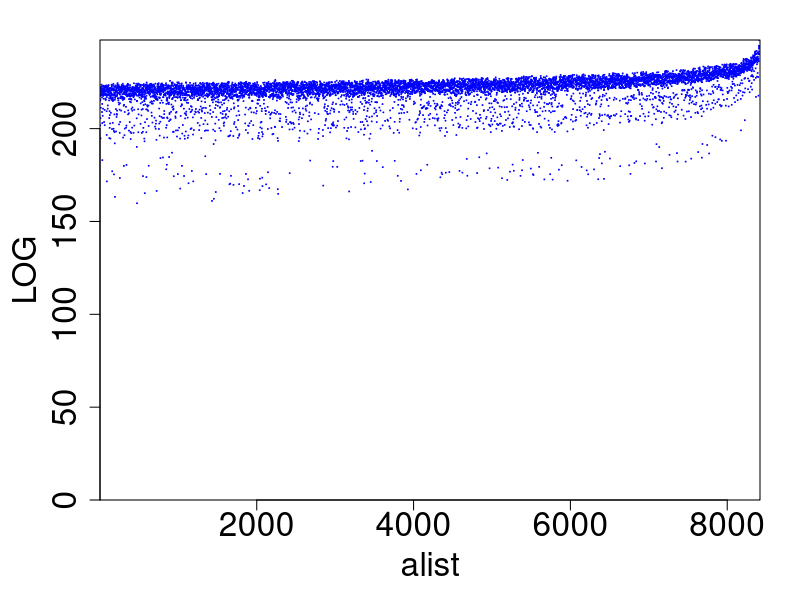
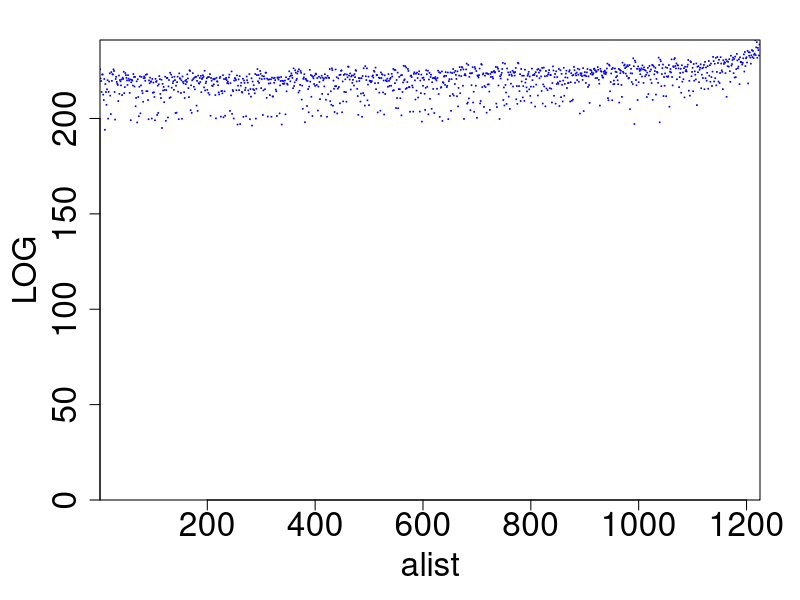
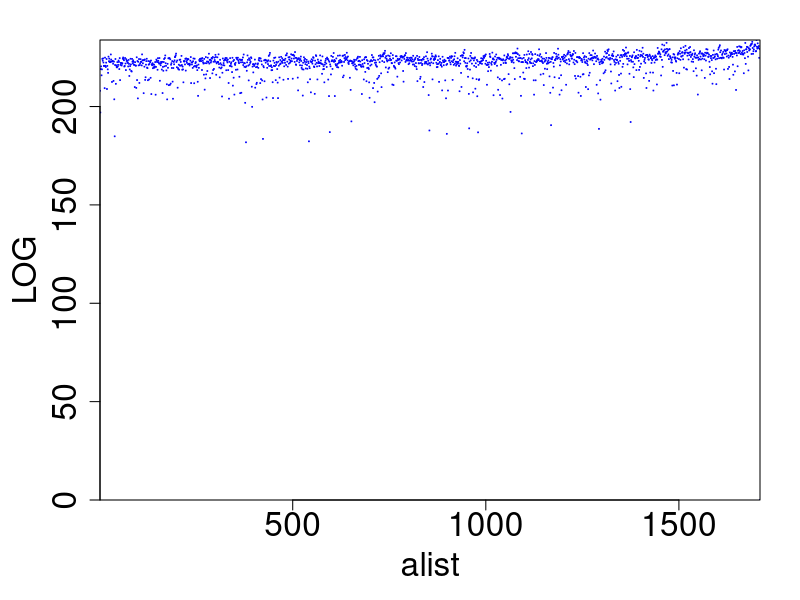
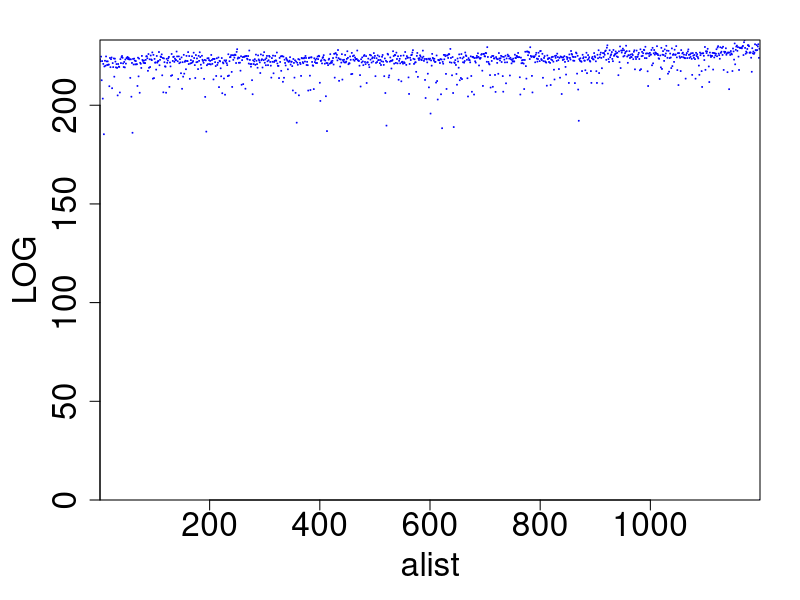

Here is the R script that generated these plots, in order:
nodes <- list(
  "START" = (function(x) 0),
  "A"= (function(x) if(x>700) 0 else 22-0.005*x),
  "B" = (function(x) if(x>700) 0 else 20 - 0.02*x),
  "C" = (function(x) if(x>700) 0 else 29 - 0.01*x),
  "D" = (function(x) if(x>700) 0 else 20 - 0.04*x),
  "E" = (function(x) if(x>700) 0 else 40 - 0.021*x),
  "F" = (function(x) if(x>700) 0 else 20 - 0.04*x),
  "G" = (function(x) if(x>700) 0 else 20 - 0.03*x),
  "H" = (function(x) if(x>700) 0 else 30 - 0.02*x),
  "I" = (function(x) if(x>700) 0 else 50 - 0.032*x)
  
)

edges <- list (
  "START" = list("A"= function(x) 15+0.0008*x*(700-x), "B"= function(x) 34+0.00052*x*(700-x), "E"= function(x) 33+0.00051*x*(700-x), "D"= function(x) 32+0.0002*x*(700-x),
                 "C"= function(x) 30+0.00053*x*(700-x), "G"= function(x) 30+0.0001*x*(720-x), "F"= function(x) 30+0.00032*x*(700-x),
                 "H"= function(x) 50+0.00001*x*(700-x), "I"= function(x) 30+0.0005*x*(740-x)),
  "A" = list("A"= function(x) 31+0.0015*x*(700-x), "B"= function(x) 32+0.0001*x*(712-x), "E"= function(x) 30+0.0005*x*(700-x), "D"= function(x) 30+0.0005*x*(700-x),
             "C"= function(x) 12+0.0003*x*(700-x), "G"= function(x) 20+0.0002*x*(640-x), "F"= function(x) 3+0.0025*x*(700-x),
             "H"= function(x) 33+0.0002*x*(720-x), "I"= function(x) 30+0.0005*x*(720-x)),
  "B" = list("A"= function(x) 20+0.0004*x*(700-x), "B"= function(x) 30+0.0005*x*(700-x), "E"= function(x) 23+0.0007*x*(700-x), "D"= function(x) 30+0.0005*x*(700-x),
             "C"= function(x) 30+0.00056*x*(700-x), "G"= function(x) 30+0.0015*x*(700-x), "F"= function(x) 31+0.0025*x*(700-x),
             "H"= function(x) 30+0.0001*x*(710-x), "I"= function(x) 30+0.0005*x*(550-x)),
  "C" = list("A"= function(x) 32+0.0015*x*(600-x), "B"= function(x) 33+0.0001*x*(700-x), "E"= function(x) 32+0.0025*x*(700-x), "D"= function(x) 30+0.0005*x*(700-x),
             "C"= function(x) 13+0.0005*x*(700-x), "G"= function(x) 32+0.0002*x*(800-x), "F"= function(x) 31+0.005*x*(700-x),
             "H"= function(x) 23+0.0005*x*(700-x), "I"= function(x) 30+0.0005*x*(700-x)),
  "D" = list("A"= function(x) 12+0.0005*x*(500-x), "B"= function(x) 20+0.0001*x*(490-x), "E"= function(x) 13+0.0002*x*(700-x), "D"= function(x) 30+0.0005*x*(700-x),
             "C"= function(x) 34+0.0003*x*(700-x), "G"= function(x) 10+0.0002*x*(700-x), "F"= function(x) 12+0.0001*x*(700-x),
             "H"= function(x) 12+0.0005*x*(700-x), "I"= function(x) 30+0.0005*x*(680-x)),
  "E" = list("A"= function(x) 30+0.0002*x*(700-x), "B"= function(x) 12+0.0005*x*(700-x), "E"= function(x) 33+0.0001*x*(700-x), "D"= function(x) 30+0.0005*x*(700-x),
             "C"= function(x) 30+0.0005*x*(700-x), "G"= function(x) 13+0.0005*x*(640-x), "F"= function(x) 23+0.0002*x*(700-x),
             "H"= function(x) 33+0.0002*x*(700-x), "I"= function(x) 30+0.0005*x*(700-x)),
  "F" = list("A"= function(x) 32+0.0001*x*(700-x), "B"= function(x) 11+0.0025*x*(620-x), "E"= function(x) 30+0.0031*x*(700-x), "D"= function(x) 30+0.0005*x*(700-x),
             "C"= function(x) 36+0.0001*x*(700-x), "G"= function(x) 23+0.001*x*(700-x), "F"= function(x) 30+0.00123*x*(700-x),
             "H"= function(x) 40+0.0001*x*(700-x), "I"= function(x) 30+0.0005*x*(700-x)),
  "G" = list("A"= function(x) 7+0.002*x*(700-x), "B"= function(x) 12.3+0.0003*x*(700-x), "E"= function(x) 53+0.0012*x*(700-x), "D"= function(x) 30+0.0005*x*(700-x),
             "C"= function(x) 16+0.0007*x*(700-x), "G"= function(x) 41+0.0004*x*(630-x), "F"= function(x) 32+0.00043*x*(700-x),
             "H"= function(x) 11+0.0005*x*(700-x), "I"= function(x) 30+0.0005*x*(700-x)),
  "H" = list("A"= function(x) 21+0.0009*x*(700-x), "B"= function(x) 15+0.0002*x*(700-x), "E"= function(x) 34+0.0002*x*(700-x), "D"= function(x) 30+0.0005*x*(700-x),
             "C"= function(x) 13+0.0005*x*(700-x), "G"= function(x) 12+0.0001*x*(700-x), "F"= function(x) 30+0.0002*x*(700-x),
             "H"= function(x) 22+0.0003*x*(700-x), "I"= function(x) 30+0.0005*x*(700-x)),
  "I" = list("A"= function(x) 30+0.0002*x*(700-x), "B"= function(x) 12+0.0005*x*(700-x), "E"= function(x) 33+0.0001*x*(700-x), "D"= function(x) 30+0.0005*x*(700-x),
             "C"= function(x) 13+0.0005*x*(700-x), "G"= function(x) 12+0.0001*x*(700-x), "F"= function(x) 30+0.0002*x*(700-x),
             "H"= function(x) 33+0.0002*x*(700-x), "I"= function(x) 30+0.0005*x*(700-x))
)

price <- function(n, time) {
  return (nodes[[n]](time))
}
  
count_heuristic <- function(visited, time, price, prev, curr) {
  value <- 0
  for (n in names(nodes)) {
    if (!n %in% visited) {
      value <- value + nodes[[n]](time)
    }
  }
  return(value)
}

count_heuristic1 <- function(visited, time, price, prev, curr) {
  value <- 0
  for (n in names(nodes)) {
    if (!n %in% visited) {
      if(n %in% names(edges[[curr]]))
        value <- value + nodes[[n]](time+time(curr, n, time))
      else
        value <- value + nodes[[n]](time)
    }
  }
  return(value)
}

count_heuristic2 <- function(visited, time, price, prev, curr) {
  value <- 0
  temp <- list()
  for (n in names(nodes)) {
    if (!n %in% visited) {
      temp<- c(n, temp)
    }
  }
  set.seed(001)
  temp<-sample(temp)
  lowest = which.min(unlist(lapply(edges, function(x) (lapply(x, function (y) y(0))))))[[1]]
  i = 0
  for(t in temp){
    i = i+1
    value <- value + nodes[[t]](time + lowest*i)
  }
  return(value)
}

count_heuristic3 <- function(visited, time, price, prev, curr) {
  value <- 0
  temp <- list()
  for (n in names(nodes)) {
    if (!n %in% visited) {
      temp<- c(n, temp)
    }
  }
  temp<-temp[order(sapply(temp, function(x) nodes[[x]](time), simplify = TRUE),
                   decreasing = TRUE)]
  lowest = which.min(unlist(lapply(edges, function(x) (lapply(x, function (y) y(0))))))[[1]]
  i = 0
  for(t in temp){
    i = i+1
    value <- value + nodes[[t]](time + lowest*i)
  }
  return(value)
}


time <- function(curr, nextt, timee) {
  return (edges[[curr]][[nextt]](timee))
}

getNeighbors <- function(node) {
  return (names(edges[[node]]))
}

selPrior <- function(log){
  return (log[[1]])
}

N <- function(struct, heur) {
  visited = struct[["visited"]]
  result <- list()
  curr <- struct[["curr"]]
  neighbors <- getNeighbors(curr)
  for(n in neighbors) {
    if(!n %in% visited) {
      new_visited = c(visited, n)
      time <- struct[["time"]] + time(curr, n, struct[["time"]])
      price <- struct[["price"]] + price(n, time)
      heuristic <- heur(new_visited, time, price, curr, n)
      element <- list("visited" = new_visited,
                     "curr" = n,
                     "time" = time,
                     "price" = price,
                     "heuristic"= heuristic
                     )
      result <- append(result, list(element))
    }
  }
  return (result)
}

value <- list()
i <- 0
heuristics = list(count_heuristic, count_heuristic1, count_heuristic2, count_heuristic3)
for(heur in heuristics){
  i <- i +1
  LOG <- list(0)
  H <- list(list("visited" = c("START"),
            "curr" = "START",
            "time" = 0,
            "price" = 0,
            "heuristic" = heur(vector('character'), 0, 0, "START", "START")))
  while(length(H[[1]][["visited"]])<length(nodes)) {
    x<-selPrior(H)
    H[[1]] <- NULL
    Y<-N(x ,heur)
    H<-append(Y, H)
    LOG <- append(lapply(Y, function(x) x[["price"]]+x[["heuristic"]]), LOG)
    H<-H[order(sapply(H, function(x) x[["price"]]+x[["heuristic"]], simplify = TRUE),
            decreasing = TRUE)]
  }
  value <- c(value,H[[1]][["price"]])
  alist<-c(1:length(LOG))
  png(
    paste(i,"test.png"),
    width     = 3.25,
    height    = 3.25,
    units     = "in",
    res       = 1200,
    pointsize = 1
  )
  par(
    mar      = c(5, 5, 2, 2),
    xaxs     = "i",
    yaxs     = "i",
    cex.axis = 2,
    cex.lab  = 2
  )
  
  
  plot(alist, LOG, cex=0.1, pch=4, type="p", col="blue")
  dev.off()
}
